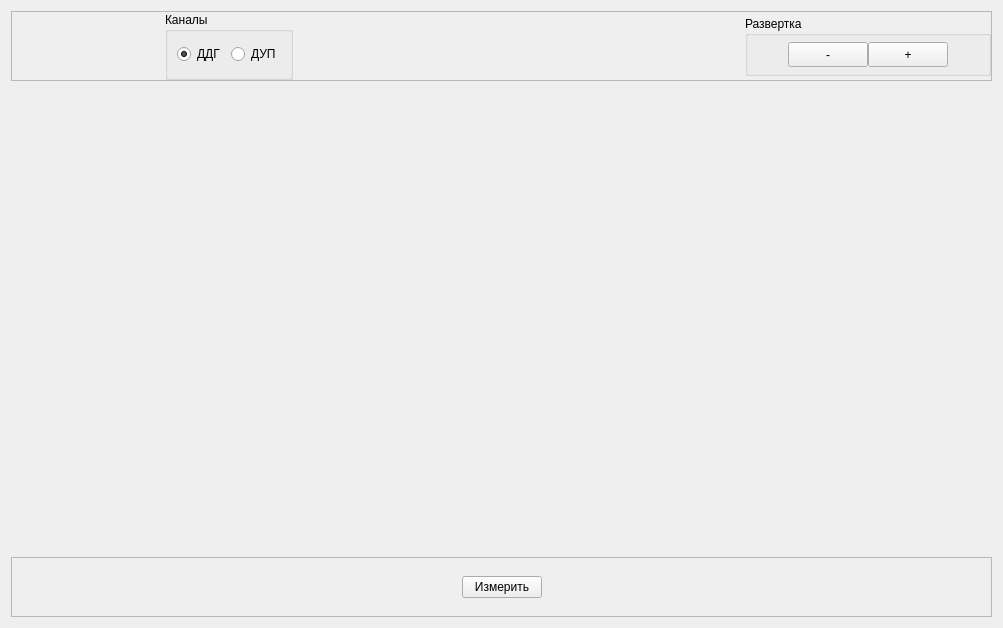
<?xml version="1.0" encoding="UTF-8"?>
<ui version="4.0">
 <class>WidgetTest</class>
 <widget class="QWidget" name="WidgetTest">
  <property name="geometry">
   <rect>
    <x>0</x>
    <y>0</y>
    <width>1003</width>
    <height>628</height>
   </rect>
  </property>
  <property name="windowTitle">
   <string>Form</string>
  </property>
  <layout class="QVBoxLayout" name="verticalLayout">
   <item>
    <widget class="QFrame" name="frame">
     <property name="maximumSize">
      <size>
       <width>16777215</width>
       <height>70</height>
      </size>
     </property>
     <property name="frameShape">
      <enum>QFrame::StyledPanel</enum>
     </property>
     <property name="frameShadow">
      <enum>QFrame::Raised</enum>
     </property>
     <layout class="QHBoxLayout" name="horizontalLayout">
      <property name="spacing">
       <number>0</number>
      </property>
      <property name="leftMargin">
       <number>0</number>
      </property>
      <property name="topMargin">
       <number>0</number>
      </property>
      <property name="rightMargin">
       <number>0</number>
      </property>
      <property name="bottomMargin">
       <number>0</number>
      </property>
      <item>
       <spacer name="horizontalSpacer_5">
        <property name="orientation">
         <enum>Qt::Horizontal</enum>
        </property>
        <property name="sizeHint" stdset="0">
         <size>
          <width>40</width>
          <height>20</height>
         </size>
        </property>
       </spacer>
      </item>
      <item>
       <widget class="QGroupBox" name="groupBox_2">
        <property name="title">
         <string>Каналы</string>
        </property>
        <layout class="QHBoxLayout" name="horizontalLayout_3">
         <item>
          <widget class="QRadioButton" name="radioButtonDDG">
           <property name="text">
            <string>ДДГ</string>
           </property>
           <property name="checked">
            <bool>true</bool>
           </property>
          </widget>
         </item>
         <item>
          <widget class="QRadioButton" name="radioButtonDUP">
           <property name="text">
            <string>ДУП</string>
           </property>
          </widget>
         </item>
        </layout>
       </widget>
      </item>
      <item>
       <widget class="QLabel" name="labelMain">
        <property name="minimumSize">
         <size>
          <width>300</width>
          <height>0</height>
         </size>
        </property>
        <property name="maximumSize">
         <size>
          <width>700</width>
          <height>60</height>
         </size>
        </property>
        <property name="text">
         <string/>
        </property>
       </widget>
      </item>
      <item>
       <spacer name="horizontalSpacer_6">
        <property name="orientation">
         <enum>Qt::Horizontal</enum>
        </property>
        <property name="sizeHint" stdset="0">
         <size>
          <width>40</width>
          <height>20</height>
         </size>
        </property>
       </spacer>
      </item>
      <item>
       <widget class="QGroupBox" name="groupBox">
        <property name="minimumSize">
         <size>
          <width>200</width>
          <height>60</height>
         </size>
        </property>
        <property name="maximumSize">
         <size>
          <width>250</width>
          <height>60</height>
         </size>
        </property>
        <property name="title">
         <string>Развертка</string>
        </property>
        <layout class="QHBoxLayout" name="horizontalLayout_2">
         <property name="spacing">
          <number>0</number>
         </property>
         <property name="leftMargin">
          <number>0</number>
         </property>
         <property name="topMargin">
          <number>0</number>
         </property>
         <property name="rightMargin">
          <number>0</number>
         </property>
         <property name="bottomMargin">
          <number>0</number>
         </property>
         <item>
          <spacer name="horizontalSpacer_2">
           <property name="orientation">
            <enum>Qt::Horizontal</enum>
           </property>
           <property name="sizeHint" stdset="0">
            <size>
             <width>40</width>
             <height>20</height>
            </size>
           </property>
          </spacer>
         </item>
         <item>
          <widget class="QPushButton" name="zoomOut">
           <property name="minimumSize">
            <size>
             <width>0</width>
             <height>25</height>
            </size>
           </property>
           <property name="maximumSize">
            <size>
             <width>100</width>
             <height>25</height>
            </size>
           </property>
           <property name="text">
            <string>-</string>
           </property>
          </widget>
         </item>
         <item>
          <widget class="QPushButton" name="zoomIn">
           <property name="minimumSize">
            <size>
             <width>0</width>
             <height>25</height>
            </size>
           </property>
           <property name="maximumSize">
            <size>
             <width>100</width>
             <height>25</height>
            </size>
           </property>
           <property name="text">
            <string>+</string>
           </property>
          </widget>
         </item>
         <item>
          <spacer name="horizontalSpacer">
           <property name="orientation">
            <enum>Qt::Horizontal</enum>
           </property>
           <property name="sizeHint" stdset="0">
            <size>
             <width>40</width>
             <height>20</height>
            </size>
           </property>
          </spacer>
         </item>
        </layout>
       </widget>
      </item>
     </layout>
    </widget>
   </item>
   <item>
    <widget class="QCustomPlot" name="plot" native="true">
     <property name="minimumSize">
      <size>
       <width>500</width>
       <height>350</height>
      </size>
     </property>
    </widget>
   </item>
   <item>
    <widget class="QFrame" name="frame_2">
     <property name="maximumSize">
      <size>
       <width>16777215</width>
       <height>60</height>
      </size>
     </property>
     <property name="frameShape">
      <enum>QFrame::StyledPanel</enum>
     </property>
     <property name="frameShadow">
      <enum>QFrame::Raised</enum>
     </property>
     <layout class="QHBoxLayout" name="horizontalLayout_4">
      <property name="spacing">
       <number>0</number>
      </property>
      <property name="leftMargin">
       <number>0</number>
      </property>
      <property name="topMargin">
       <number>0</number>
      </property>
      <property name="rightMargin">
       <number>0</number>
      </property>
      <property name="bottomMargin">
       <number>0</number>
      </property>
      <item>
       <spacer name="horizontalSpacer_3">
        <property name="orientation">
         <enum>Qt::Horizontal</enum>
        </property>
        <property name="sizeHint" stdset="0">
         <size>
          <width>260</width>
          <height>20</height>
         </size>
        </property>
       </spacer>
      </item>
      <item>
       <widget class="QPushButton" name="meteringButton">
        <property name="text">
         <string>Измерить</string>
        </property>
       </widget>
      </item>
      <item>
       <spacer name="horizontalSpacer_4">
        <property name="orientation">
         <enum>Qt::Horizontal</enum>
        </property>
        <property name="sizeHint" stdset="0">
         <size>
          <width>40</width>
          <height>20</height>
         </size>
        </property>
       </spacer>
      </item>
     </layout>
    </widget>
   </item>
  </layout>
 </widget>
 <customwidgets>
  <customwidget>
   <class>QCustomPlot</class>
   <extends>QWidget</extends>
   <header>QCustomPlot/qcustomplot.h</header>
   <container>1</container>
  </customwidget>
 </customwidgets>
 <resources/>
 <connections/>
</ui>
